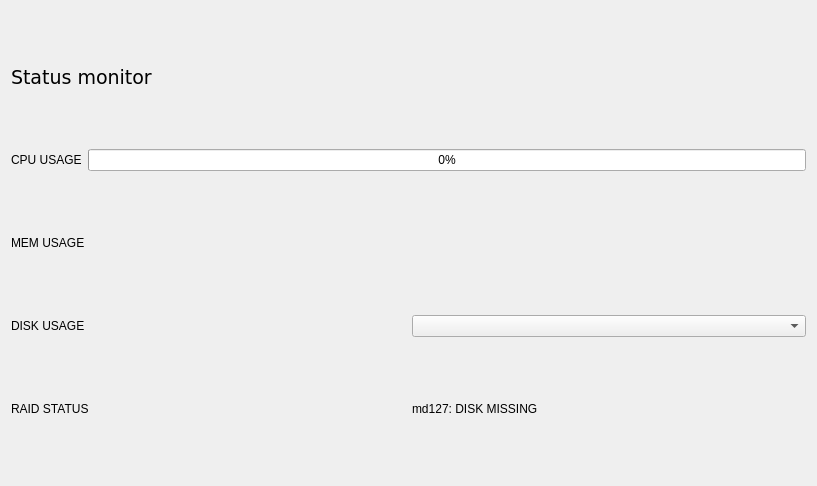
<?xml version="1.0" encoding="UTF-8"?>
<ui version="4.0">
 <class>status_window</class>
 <widget class="QWidget" name="status_window">
  <property name="geometry">
   <rect>
    <x>0</x>
    <y>0</y>
    <width>817</width>
    <height>486</height>
   </rect>
  </property>
  <property name="windowTitle">
   <string>Status</string>
  </property>
  <property name="windowIcon">
   <iconset resource="resources.qrc">
    <normaloff>:/new/prefix2/resources/linux.svg</normaloff>:/new/prefix2/resources/linux.svg</iconset>
  </property>
  <layout class="QGridLayout" name="gridLayout">
   <item row="2" column="0">
    <layout class="QHBoxLayout" name="horizontalLayout_2">
     <item>
      <widget class="QLabel" name="label_3">
       <property name="text">
        <string>MEM USAGE</string>
       </property>
      </widget>
     </item>
     <item>
      <widget class="QLabel" name="memory_usage_info">
       <property name="text">
        <string/>
       </property>
      </widget>
     </item>
    </layout>
   </item>
   <item row="0" column="0">
    <widget class="QLabel" name="label">
     <property name="font">
      <font>
       <family>DejaVu Sans</family>
       <pointsize>14</pointsize>
      </font>
     </property>
     <property name="text">
      <string>Status monitor</string>
     </property>
    </widget>
   </item>
   <item row="1" column="0">
    <layout class="QHBoxLayout" name="horizontalLayout">
     <item>
      <widget class="QLabel" name="label_2">
       <property name="text">
        <string>CPU USAGE</string>
       </property>
      </widget>
     </item>
     <item>
      <widget class="QProgressBar" name="cpu_usage_bar">
       <property name="value">
        <number>0</number>
       </property>
       <property name="invertedAppearance">
        <bool>false</bool>
       </property>
      </widget>
     </item>
    </layout>
   </item>
   <item row="3" column="0">
    <layout class="QHBoxLayout" name="horizontalLayout_3">
     <item>
      <widget class="QLabel" name="label_4">
       <property name="text">
        <string>DISK USAGE</string>
       </property>
      </widget>
     </item>
     <item>
      <widget class="QComboBox" name="disks_combobox"/>
     </item>
    </layout>
   </item>
   <item row="4" column="0">
    <layout class="QHBoxLayout" name="horizontalLayout_4">
     <item>
      <widget class="QLabel" name="label_5">
       <property name="text">
        <string>RAID STATUS</string>
       </property>
      </widget>
     </item>
     <item>
      <widget class="QLabel" name="label_6">
       <property name="text">
        <string>md127: DISK MISSING</string>
       </property>
      </widget>
     </item>
    </layout>
   </item>
  </layout>
 </widget>
 <resources>
  <include location="resources.qrc"/>
 </resources>
 <connections/>
</ui>
